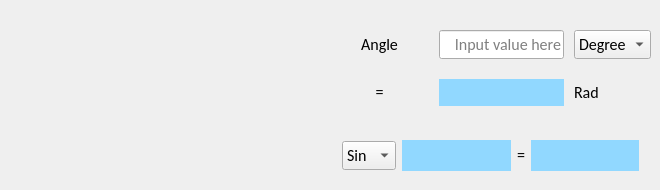
      <widget class="QWidget" name="tab_6">
       <attribute name="title">
        <string>Angle</string>
       </attribute>
       <widget class="QWidget" name="gridLayoutWidget_3">
        <property name="geometry">
         <rect>
          <x>330</x>
          <y>30</y>
          <width>321</width>
          <height>86</height>
         </rect>
        </property>
        <layout class="QGridLayout" name="gridLayout_3" rowstretch="0,0" columnstretch="4,0,0">
         <property name="bottomMargin">
          <number>10</number>
         </property>
         <property name="horizontalSpacing">
          <number>10</number>
         </property>
         <property name="verticalSpacing">
          <number>20</number>
         </property>
         <item row="1" column="1">
          <widget class="QLabel" name="label_angleunitresult">
           <property name="font">
            <font>
             <family>Calibri</family>
             <pointsize>12</pointsize>
             <bold>false</bold>
            </font>
           </property>
           <property name="styleSheet">
            <string notr="true">QLabel{background-color: rgb(145, 216, 255)}</string>
           </property>
           <property name="text">
            <string/>
           </property>
           <property name="alignment">
            <set>Qt::AlignRight|Qt::AlignTrailing|Qt::AlignVCenter</set>
           </property>
          </widget>
         </item>
         <item row="0" column="2">
          <widget class="QComboBox" name="comboBox_angleunit">
           <property name="font">
            <font>
             <family>Calibri</family>
             <pointsize>12</pointsize>
             <bold>false</bold>
            </font>
           </property>
           <item>
            <property name="text">
             <string>Degree</string>
            </property>
           </item>
           <item>
            <property name="text">
             <string>Rad</string>
            </property>
           </item>
          </widget>
         </item>
         <item row="0" column="0">
          <widget class="QLabel" name="label_angleinput">
           <property name="font">
            <font>
             <family>Calibri</family>
             <pointsize>12</pointsize>
             <bold>false</bold>
            </font>
           </property>
           <property name="text">
            <string>Angle</string>
           </property>
           <property name="alignment">
            <set>Qt::AlignCenter</set>
           </property>
          </widget>
         </item>
         <item row="1" column="0">
          <widget class="QLabel" name="label_ageinput_7">
           <property name="font">
            <font>
             <family>Calibri</family>
             <pointsize>12</pointsize>
             <bold>false</bold>
            </font>
           </property>
           <property name="text">
            <string>=</string>
           </property>
           <property name="alignment">
            <set>Qt::AlignCenter</set>
           </property>
          </widget>
         </item>
         <item row="0" column="1">
          <widget class="QLineEdit" name="lineEdit_angle">
           <property name="font">
            <font>
             <family>Calibri</family>
             <pointsize>12</pointsize>
             <bold>false</bold>
            </font>
           </property>
           <property name="alignment">
            <set>Qt::AlignRight|Qt::AlignTrailing|Qt::AlignVCenter</set>
           </property>
           <property name="dragEnabled">
            <bool>true</bool>
           </property>
           <property name="placeholderText">
            <string>Input value here</string>
           </property>
          </widget>
         </item>
         <item row="1" column="2">
          <widget class="QLabel" name="label_angleunit">
           <property name="font">
            <font>
             <family>Calibri</family>
             <pointsize>12</pointsize>
             <bold>false</bold>
            </font>
           </property>
           <property name="text">
            <string>Rad</string>
           </property>
           <property name="alignment">
            <set>Qt::AlignLeading|Qt::AlignLeft|Qt::AlignVCenter</set>
           </property>
          </widget>
         </item>
        </layout>
       </widget>
       <widget class="QWidget" name="horizontalLayoutWidget">
        <property name="geometry">
         <rect>
          <x>340</x>
          <y>130</y>
          <width>301</width>
          <height>51</height>
         </rect>
        </property>
        <layout class="QHBoxLayout" name="horizontalLayout" stretch="0,5,0,5">
         <property name="leftMargin">
          <number>2</number>
         </property>
         <property name="topMargin">
          <number>10</number>
         </property>
         <property name="rightMargin">
          <number>2</number>
         </property>
         <property name="bottomMargin">
          <number>10</number>
         </property>
         <item>
          <widget class="QComboBox" name="comboBox_trigonometry">
           <property name="font">
            <font>
             <family>Calibri</family>
             <pointsize>12</pointsize>
             <bold>false</bold>
            </font>
           </property>
           <item>
            <property name="text">
             <string>Sin</string>
            </property>
           </item>
           <item>
            <property name="text">
             <string>Cos</string>
            </property>
           </item>
           <item>
            <property name="text">
             <string>Tan</string>
            </property>
           </item>
          </widget>
         </item>
         <item>
          <widget class="QLabel" name="label_angleunitresult_2">
           <property name="font">
            <font>
             <family>Calibri</family>
             <pointsize>12</pointsize>
             <bold>false</bold>
            </font>
           </property>
           <property name="styleSheet">
            <string notr="true">QLabel{background-color: rgb(145, 216, 255)}</string>
           </property>
           <property name="text">
            <string/>
           </property>
           <property name="alignment">
            <set>Qt::AlignRight|Qt::AlignTrailing|Qt::AlignVCenter</set>
           </property>
          </widget>
         </item>
         <item>
          <widget class="QLabel" name="label_ageinput_22">
           <property name="font">
            <font>
             <family>Calibri</family>
             <pointsize>12</pointsize>
             <bold>false</bold>
            </font>
           </property>
           <property name="text">
            <string>=</string>
           </property>
           <property name="alignment">
            <set>Qt::AlignCenter</set>
           </property>
          </widget>
         </item>
         <item>
          <widget class="QLabel" name="label_angletrigresult">
           <property name="font">
            <font>
             <family>Calibri</family>
             <pointsize>12</pointsize>
             <bold>false</bold>
            </font>
           </property>
           <property name="styleSheet">
            <string notr="true">QLabel{background-color: rgb(145, 216, 255)}</string>
           </property>
           <property name="text">
            <string/>
           </property>
           <property name="alignment">
            <set>Qt::AlignRight|Qt::AlignTrailing|Qt::AlignVCenter</set>
           </property>
          </widget>
         </item>
        </layout>
       </widget>
      </widget>
